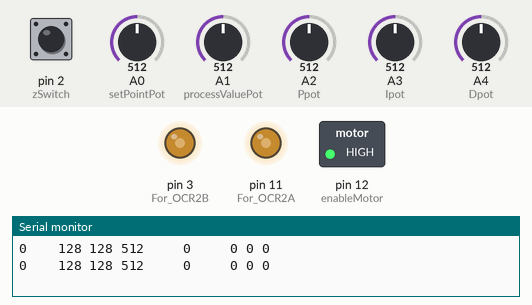
Recording of a sketch running on a simulated Arduino Pro Mini, built with avr-gcc and run on an emulated ATmega328P. On the bench: switched loads named in the sketch (green lamp = pin HIGH), output pins drawn as LEDs (lit = HIGH), the last lines printed to the serial monitor. Inputs (shaded band) come from the test bench; at power-on: pin 2 (zSwitch) HIGH, A3 (Ipot) = 512, A0 (setPointPot) = 512, A1 (processValuePot) = 512, A2 (Ppot) = 512, A4 (Dpot) = 512.

Above: at 1.2 s.
1.3 s: pin 2 (zSwitch) pulled LOW for 1 s
At 2.1 s:
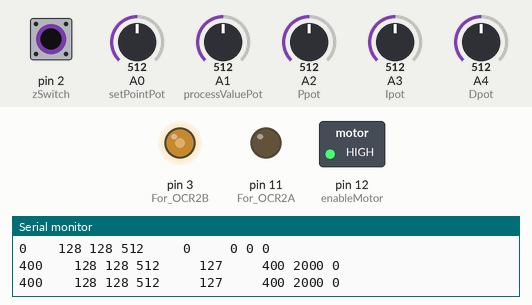
3.8 s: A3 (Ipot) set to 716
At 4.4 s:
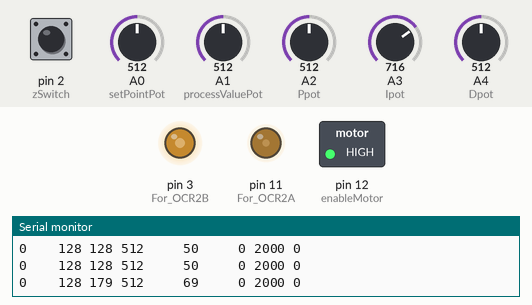
5.3 s: pin 2 (zSwitch) pulled LOW for 3.2 s
At 5.6 s:
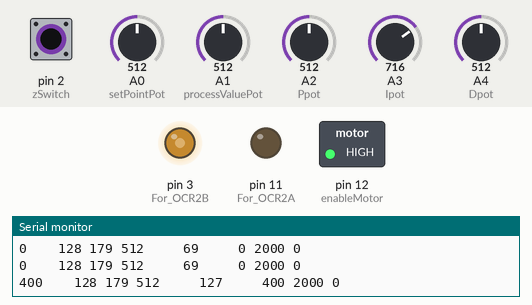
10.0 s: A0 (setPointPot) set to 716
At 11.2 s:
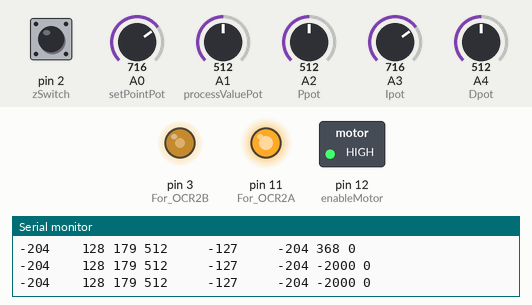
11.5 s: A1 (processValuePot) set to 716
At 11.8 s:
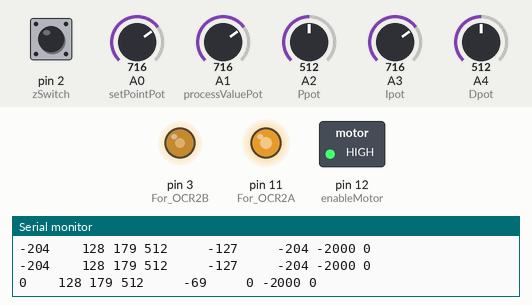
13.0 s: A3 (Ipot) set to 306
At 13.8 s:
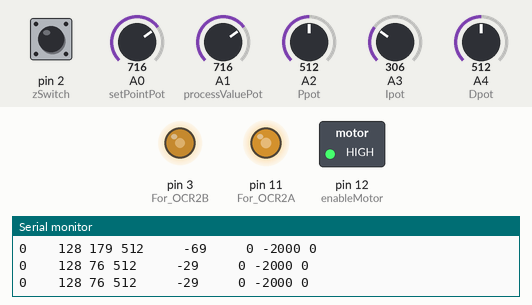
Timing chart, 0 to 15.5 s (numbered marks = the images above; inputs shaded):
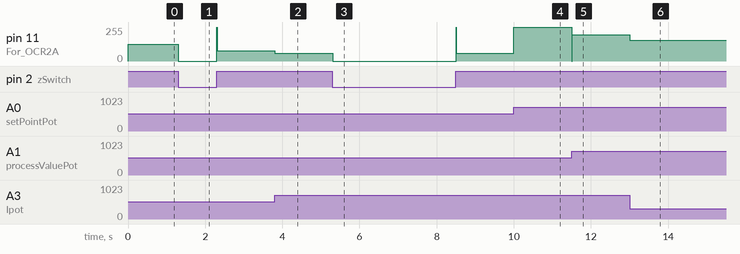

Measured:
- after the input at 1.3 s, pin 11 (For_OCR2A): 127/255 → 0/255 at once, → 77/255 1.0 s later
- after the input at 3.8 s, pin 11 (For_OCR2A): 77/255 → 58/255 at once
- after the input at 5.3 s, pin 11 (For_OCR2A): 58/255 → 0/255 at once, → 58/255 3.2 s later
- after the input at 10.0 s, pin 11 (For_OCR2A): 58/255 → 254/255 at once
- after the input at 11.5 s, pin 11 (For_OCR2A): 254/255 → 196/255 at once
- after the input at 13.0 s, pin 11 (For_OCR2A): 196/255 → 156/255 at once

The sketch:

demo.ino
```cpp
//PID demo program
//by Dale Heatherington  Jan 10 2016
//Hardware board is Arduino Pro mini

//Define analog ports
const int setPointPot = 0;      //Pot that controls position
const int processValuePot = 1;  //Pot connected to motor
const int Ppot = 2;             //Pot controls Kp
const int Ipot = 3;             //Pot controls Ki
const int Dpot = 4;             //Pot controls Kd

const int enableMotor = 12;     // pin 12 output high enables PWM to motor

const int zSwitch = 2;          //Switch to enable process value pot is digital pin 2

int setPoint,processValue,P,I,D;
long  error, lastError, pid,t_now;
long d,i,p;
long Kp,Ki,Kd;

void setup() {
  Serial.begin(9600);
  pinMode(zSwitch,INPUT);
  pinMode(enableMotor,OUTPUT);
  digitalWrite(enableMotor,HIGH);

  //Setup timer 2 for 62500 Hz PWM.  Hardware wired for locked antiphase pwm.
  pinMode(11,OUTPUT);   //For OCR2A
  pinMode(3,OUTPUT);    //For OCR2B  (not used here but could be 2nd motor pwm)
  TCCR2B = 0x01;      // clk/1 prescale, 8 bit fast pwm 62.5 khz
  TCCR2A = 0xf3;      //Set OC2 A & B on compare match, fast PWM
  OCR2A = 128;        //Arduino pin 11 for fast PWM output.  Set for 50:50 duty cycle (zero speed)
  OCR2B = 128;        //Arduino pin 3  (not used)

  p = 0;
  i = 0;
  d = 0;

  t_now = millis() + 500;
}


void loop() {

//Read the  3 PID pid coefficient pots (value range is 0..1023 )
 P = analogRead(Ppot);
 I = analogRead(Ipot);
 D = analogRead(Dpot);

 //Scale the coefficients as needed (trial and error)
 Kp = P / 4;      // 0..255
 Ki = I / 4;     // 0..255
 Kd = D ;      // 0..1023

 setPoint = analogRead(setPointPot) - 512;    // get set point, range -512 to +511
 processValue = analogRead(processValuePot) - 512;  //get actual servo position, range -512 to +511

 if(digitalRead(zSwitch) == LOW) setPoint = -400;  //Disable set point pot when LOW and set -400

error = processValue - setPoint;    //Error is difference between process value and set point

p = error ;                     // Proportional is just the error

i = i + error;                  //Integral

//Optional: create a dead band so the so integrel won't hunt back and fourth
//if(abs(error) >  1) i = i + error;  // Integrate error if error > 1
//if(error == 0) i = 0;               //Clear intergal if zero error

i = constrain(i,-2000,2000);      //Prevent i from going to +/- infinity

d = error  - lastError ;        // error differential
lastError = error;              // Save last error for next loop

pid = ((Kp * p)/4) + ((Ki * i)/512) + (Kd * d) ;  // Do PID

pid = pid / 10;                          //Divide pid  for scaling  (  trial and error)

pid = constrain(pid,-127,127);            //Constrain to valid PWM range -127 to 127.  zero = stopped
OCR2A = pid + 128;                        //Set Locked antiphase PWM motor speed 1..255


 if(millis() >= t_now){                  //Print debug info twice per second
 debug();
  t_now = millis() + 500;
 }

 delay(10);                           //Do loop 100 times per second  (10ms delay)

}

void debug()
{
  Serial.print(error);
  Serial.print("    ");
  Serial.print(Kp);
  Serial.print(" ");
  Serial.print(Ki);
  Serial.print(" ");
  Serial.print(Kd);
  Serial.print("     ");
  Serial.print(pid);
  Serial.print("     ");
  Serial.print(p);
  Serial.print(" ");
  Serial.print(i);
  Serial.print(" ");
  Serial.print(d);
  Serial.println(" ");

  }
```
